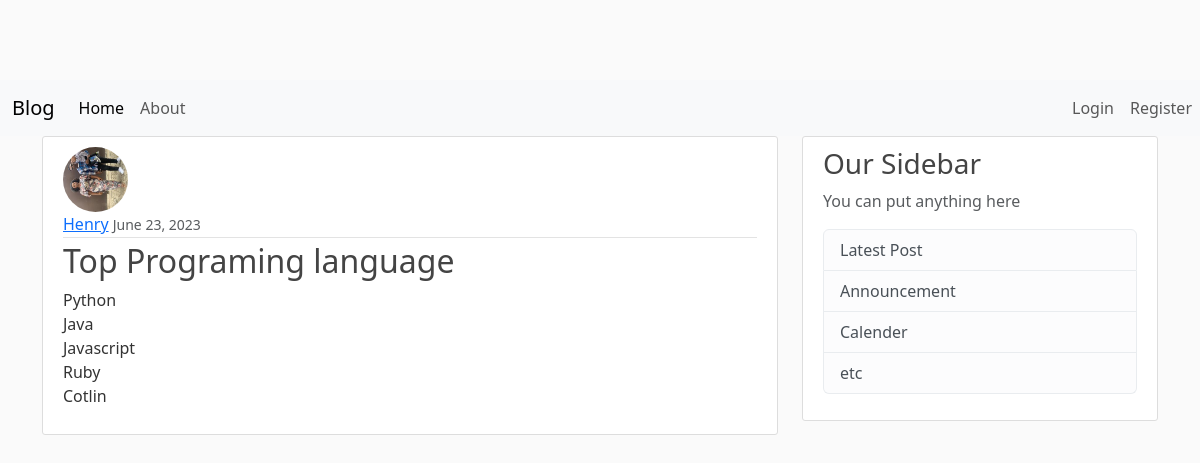
The page /post/8/ on the database its author committed.
### blog/models.py (models this page shows, shortened)
class Post(models.Model):
    title = models.CharField(max_length=100)
    content = models.TextField(max_length=500)
    date_posted = models.DateTimeField(default=timezone.now)
    author = models.ForeignKey(User, on_delete=models.CASCADE)

### users/models.py (models this page shows, shortened)
class Profile(models.Model):
    user = models.OneToOneField(User, on_delete=models.CASCADE)
    image = models.ImageField(default='default.jpg', upload_to='profile_pics')

### blog/views.py (the view)
# urls.py: path('post/<int:pk>/', PostDetailView.as_view(), name='post-detail'),
class PostDetailView(DetailView):
    model = Post

### blog/templates/blog/post_detail.html (shortened to what this page needs)
{% extends 'blog/base.html' %}
    {% block content %}
        <article class="media content-section">
            <img class="rounded-circle article-img" src="{{ object.author.profile.image.url }}" alt="">
            <div class="article-metadata">
                <a class="mr-2" href="{% url 'user-posts' object.author.username %}">{{ object.author }}</a>
                <small class="text-muted">{{ object.date_posted |date:"F d, Y" }}</small>
            </div>
            <h2 class="article-title">{{object.title}}</h2>
            <p class="article-content"> {{ object.content }} </p>
        </article>
    {% endblock content %}

### blog/static/blog/main.css (style rules this page uses)
body { background: #fafafa; color: #333333; margin-top: 5rem; }
h1, h2, h3, h4, h5, h6 { color: #444444; }
.content-section { background: #ffffff; padding: 10px 20px; border: 1px solid #dddddd; border-radius: 3px; margin-bottom: 20px; }
.article-title { color: #444444; }
.article-content { white-space: pre-line; }
.article-img { height: 65px; width: 65px; margin-right: 16px; }
.article-metadata { padding-bottom: 1px; margin-bottom: 4px; border-bottom: 1px solid #e3e3e3; }

### rows shown on the page
Post: author.profile.image (picture), author "Henry", date_posted "June 23, 2023", title "Top Programing language", content "Python Java Javascript Ruby Cotlin"
